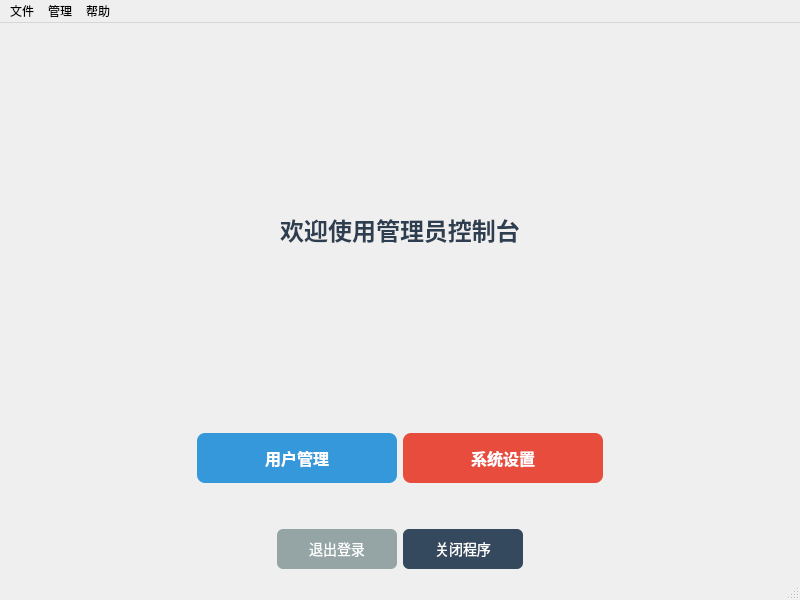
<?xml version="1.0" encoding="UTF-8"?>
<ui version="4.0">
 <class>AdminWindow</class>
 <widget class="QMainWindow" name="AdminWindow">
  <property name="geometry">
   <rect>
    <x>0</x>
    <y>0</y>
    <width>800</width>
    <height>600</height>
   </rect>
  </property>
  <property name="windowTitle">
   <string>管理员控制台</string>
  </property>
  <property name="fixedSize" stdset="0">
   <size>
    <width>800</width>
    <height>600</height>
   </size>
  </property>
  <widget class="QWidget" name="centralwidget">
   <layout class="QGridLayout" name="gridLayout">
    <item row="0" column="0">
     <layout class="QVBoxLayout" name="verticalLayout" stretch="30,0,0,0">
      <item>
       <widget class="QLabel" name="welcomeLabel">
        <property name="styleSheet">
         <string notr="true">QLabel { font-size: 24px; font-weight: bold; color: #2c3e50; margin: 20px; }</string>
        </property>
        <property name="text">
         <string>欢迎使用管理员控制台</string>
        </property>
        <property name="alignment">
         <set>Qt::AlignCenter</set>
        </property>
       </widget>
      </item>
      <item>
       <layout class="QHBoxLayout" name="buttonLayout">
        <item>
         <spacer name="horizontalSpacer">
          <property name="orientation">
           <enum>Qt::Horizontal</enum>
          </property>
          <property name="sizeHint" stdset="0">
           <size>
            <width>40</width>
            <height>20</height>
           </size>
          </property>
         </spacer>
        </item>
        <item>
         <widget class="QPushButton" name="userManagementBtn">
          <property name="minimumSize">
           <size>
            <width>200</width>
            <height>50</height>
           </size>
          </property>
          <property name="maximumSize">
           <size>
            <width>200</width>
            <height>50</height>
           </size>
          </property>
          <property name="styleSheet">
           <string notr="true">QPushButton { 
    background-color: #3498db; 
    color: white; 
    border: none; 
    border-radius: 8px; 
    font-size: 16px; 
    font-weight: bold; 
} 
QPushButton:hover { 
    background-color: #2980b9; 
} 
QPushButton:pressed { 
    background-color: #21618c; 
}</string>
          </property>
          <property name="text">
           <string>用户管理</string>
          </property>
         </widget>
        </item>
        <item>
         <widget class="QPushButton" name="systemSettingsBtn">
          <property name="minimumSize">
           <size>
            <width>200</width>
            <height>50</height>
           </size>
          </property>
          <property name="maximumSize">
           <size>
            <width>200</width>
            <height>50</height>
           </size>
          </property>
          <property name="styleSheet">
           <string notr="true">QPushButton { 
    background-color: #e74c3c; 
    color: white; 
    border: none; 
    border-radius: 8px; 
    font-size: 16px; 
    font-weight: bold; 
} 
QPushButton:hover { 
    background-color: #c0392b; 
} 
QPushButton:pressed { 
    background-color: #a93226; 
}</string>
          </property>
          <property name="text">
           <string>系统设置</string>
          </property>
         </widget>
        </item>
        <item>
         <spacer name="horizontalSpacer_2">
          <property name="orientation">
           <enum>Qt::Horizontal</enum>
          </property>
          <property name="sizeHint" stdset="0">
           <size>
            <width>40</width>
            <height>20</height>
           </size>
          </property>
         </spacer>
        </item>
       </layout>
      </item>
      <item>
       <spacer name="verticalSpacer">
        <property name="orientation">
         <enum>Qt::Vertical</enum>
        </property>
        <property name="sizeHint" stdset="0">
         <size>
          <width>20</width>
          <height>40</height>
         </size>
        </property>
       </spacer>
      </item>
      <item>
       <layout class="QHBoxLayout" name="bottomLayout">
        <item>
         <spacer name="horizontalSpacer_3">
          <property name="orientation">
           <enum>Qt::Horizontal</enum>
          </property>
          <property name="sizeHint" stdset="0">
           <size>
            <width>40</width>
            <height>20</height>
           </size>
          </property>
         </spacer>
        </item>
        <item>
         <widget class="QPushButton" name="logoutBtn">
          <property name="minimumSize">
           <size>
            <width>120</width>
            <height>40</height>
           </size>
          </property>
          <property name="maximumSize">
           <size>
            <width>120</width>
            <height>40</height>
           </size>
          </property>
          <property name="styleSheet">
           <string notr="true">QPushButton { 
    background-color: #95a5a6; 
    color: white; 
    border: none; 
    border-radius: 6px; 
    font-size: 14px; 
} 
QPushButton:hover { 
    background-color: #7f8c8d; 
}</string>
          </property>
          <property name="text">
           <string>退出登录</string>
          </property>
         </widget>
        </item>
        <item>
         <widget class="QPushButton" name="closeBtn">
          <property name="minimumSize">
           <size>
            <width>120</width>
            <height>40</height>
           </size>
          </property>
          <property name="maximumSize">
           <size>
            <width>120</width>
            <height>40</height>
           </size>
          </property>
          <property name="styleSheet">
           <string notr="true">QPushButton { 
    background-color: #34495e; 
    color: white; 
    border: none; 
    border-radius: 6px; 
    font-size: 14px; 
} 
QPushButton:hover { 
    background-color: #2c3e50; 
}</string>
          </property>
          <property name="text">
           <string>关闭程序</string>
          </property>
         </widget>
        </item>
        <item>
         <spacer name="horizontalSpacer_4">
          <property name="orientation">
           <enum>Qt::Horizontal</enum>
          </property>
          <property name="sizeHint" stdset="0">
           <size>
            <width>40</width>
            <height>20</height>
           </size>
          </property>
         </spacer>
        </item>
       </layout>
      </item>
     </layout>
    </item>
   </layout>
  </widget>
  <widget class="QMenuBar" name="menubar">
   <property name="geometry">
    <rect>
     <x>0</x>
     <y>0</y>
     <width>800</width>
     <height>23</height>
    </rect>
   </property>
   <widget class="QMenu" name="menu_file">
    <property name="title">
     <string>文件</string>
    </property>
    <addaction name="action_logout"/>
    <addaction name="action_exit"/>
   </widget>
   <widget class="QMenu" name="menu_manage">
    <property name="title">
     <string>管理</string>
    </property>
    <addaction name="action_user"/>
    <addaction name="action_settings"/>
   </widget>
   <widget class="QMenu" name="menu_help">
    <property name="title">
     <string>帮助</string>
    </property>
    <addaction name="action_about"/>
   </widget>
   <addaction name="menu_file"/>
   <addaction name="menu_manage"/>
   <addaction name="menu_help"/>
  </widget>
  <widget class="QStatusBar" name="statusbar"/>
  <action name="action_logout">
   <property name="text">
    <string>退出登录</string>
   </property>
  </action>
  <action name="action_exit">
   <property name="text">
    <string>退出程序</string>
   </property>
  </action>
  <action name="action_user">
   <property name="text">
    <string>用户管理</string>
   </property>
  </action>
  <action name="action_settings">
   <property name="text">
    <string>系统设置</string>
   </property>
  </action>
  <action name="action_about">
   <property name="text">
    <string>关于</string>
   </property>
  </action>
 </widget>
 <resources/>
 <connections/>
</ui>
